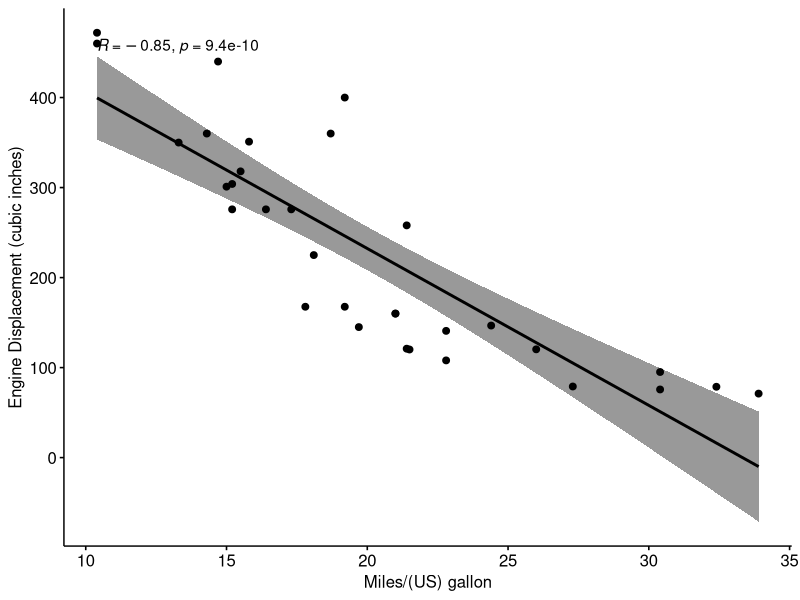

The R script that drew this image:
# Author: Blessing Obilor, Date: 01/31/2023, Purpose: Assignment one

#Load Library
library("ggpubr")

#Load sample dataset
my_data <- mtcars 

#plot the correlation value
ggscatter(my_data, x = "mpg", y = "disp", add = "reg.line", conf.int = TRUE, cor.coef = TRUE, cor.method = "pearson", xlab = "Miles/(US) gallon", ylab = "Engine Displacement (cubic inches)")

# Just print the correlation value without plotting
res <- cor.test(my_data$disp, my_data$mpg, method = "pearson")

#Correlation Value = -0.85



